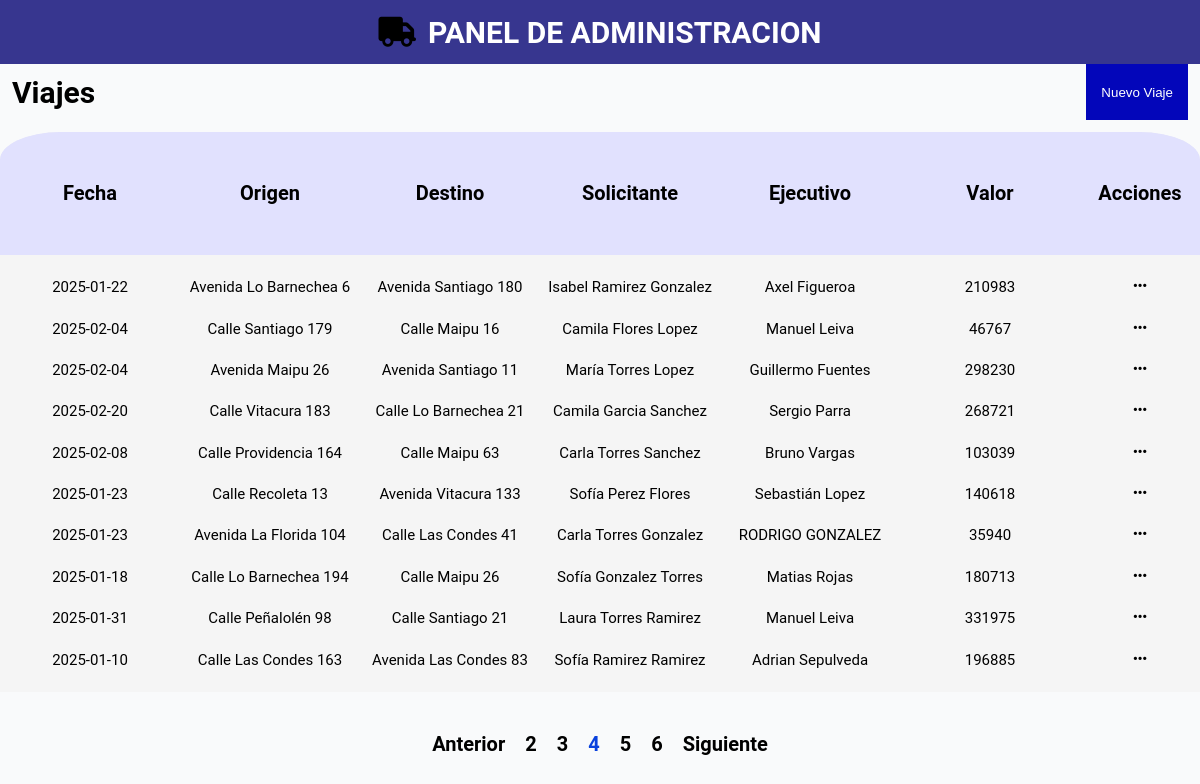
/?page=4, run on the app's committed database.
### tables this page shows
CREATE TABLE `viajes` (
  `id` int(11) NOT NULL,
  `fecha_viaje` date DEFAULT NULL,
  `origen_direccion` varchar(255) DEFAULT NULL,
  `origen_comuna` varchar(100) DEFAULT NULL,
  `origen_contacto` varchar(20) DEFAULT NULL,
  `destino_direccion` varchar(255) DEFAULT NULL,
  `destino_comuna` varchar(100) DEFAULT NULL,
  `destino_contacto` varchar(20) DEFAULT NULL,
  `usuario_ejecutivo` varchar(100) DEFAULT NULL,
  `usuario_solicitante` varchar(100) DEFAULT NULL,
  `valor` int(11) DEFAULT NULL
);

### src/models/db.php (called while the page is built)
<?php
    class DB{
        private static $host = "db";
        private static $username = "usuario";
        private static $password = "usuario_password";
        private static $database = "transportes";
        private static $conn = null;
        public static function connect() {
            if (!isset(self::$conn)) {
                try {
                    self::$conn = new PDO("mysql:host=" . self::$host . ";dbname=" . self::$database, self::$username, self::$password);
                    self::$conn->setAttribute(PDO::ATTR_ERRMODE, PDO::ERRMODE_EXCEPTION);
                } catch (PDOException $e) {
                    die("Error en la conexión: " . $e->getMessage());
                }
            }
            return self::$conn;
        }
    }
?>

### src/controllers/homeController.php (called while the page is built, shortened)
<?php
    require_once 'src/models/travel.php';
    $travel = new Travel();
    $allTravels = $travel->getAll();
    $limit = 10;
    $page = isset($_GET['page']) ? (int)$_GET['page'] : 1;
    $offset = ($page -1) * $limit;
    $totalTravels = count($allTravels);
    $totalPages = ceil($totalTravels / $limit);
    $currentTravels = array_slice($allTravels, $offset, $limit);
    $range = 5;
    $startPage = max(1, $page - floor($range / 2));
    $endPage = min($totalPages, $startPage + $range - 1);
?>

### src/models/travel.php (called while the page is built, shortened)
<?php
    require_once 'db.php';
    class Travel {private $db; private $id; private $origin; private $destination;
        public function __construct() {
            $this->db = db::connect();
        }
        public function getAll() {
            try{
                $sql = 'SELECT * FROM viajes';
                $query = $this->db->prepare($sql);
                $query->execute();
                return $query->fetchAll(PDO::FETCH_ASSOC);
            }  catch(PDOException $e){
                return false;
            }
        }
    }
?>

### src/views/home.php (the view, shortened to what this page needs)
<!DOCTYPE html>
<html lang="en">
<head>
    <link rel="stylesheet" href="https://cdnjs.cloudflare.com/ajax/libs/font-awesome/6.7.2/css/all.min.css" />
    <link rel="stylesheet" href="./assets/css/home.css">
</head>
<body>
    <div class="navbar" id="navbar">
        <i class="fa-solid fa-truck" style="font-size: 30px; text-align: center;"></i>
        <h1>PANEL DE ADMINISTRACION</h1>
    </div>
    <div class="container" id="container">
        <div class="top-container">
            <h3>Viajes</h3>
            <button class="btn-travel" onclick="window.location.href='?route=newTravel'">Nuevo Viaje</button>
        </div>
        <div class="tableTravel">
            <div class="statements">
                <li>Fecha</li>
                <li>Origen</li>
                <li>Destino</li>
                <li>Solicitante</li>
                <li>Ejecutivo</li>
                <li>Valor</li>
                <li>Acciones</li>
            </div>
            <div class="travelData">
            <?php
                require_once 'src/controllers/homeController.php';
                if ($allTravels) {
                    foreach($currentTravels as $travel) {
                        echo "<div class='row'>";
                        echo "<div class='dataDate'>" . $travel['fecha_viaje'] . "</div>";
                        echo "<div class='dataAdress'>" . $travel['origen_direccion'] . "</div>";
                        echo "<div class='dataDestination'>" . $travel['destino_direccion'] . "</div>";
                        echo "<div class='dataRequester'>" . $travel['usuario_solicitante'] . "</div>";
                        echo "<div class='dataExecutive'>" . $travel['usuario_ejecutivo'] . "</div>";
                        echo "<div class='dataValue'>" . $travel['valor'] . "</div>";
                        echo "<i class='fa-solid fa-ellipsis' data-id='" . $travel['id'] . "' onclick='toggleMenu(event)'></i>";
                        echo "</div>";
                    }
                } else {
                    echo "<div>No hay viajes todavía</div>";
                }
            ?>
            </div>
        </div>
        <div class="pagination">
            <?php
                if ($page > 1) {
                    echo "<a href='?page=" . ($page - 1) . "'>Anterior</a>";
                }
                for ($i = $startPage; $i <= $endPage; $i++) {
                    if ($i == $page) {
                        echo "<span>$i</span>";
                    } else {
                        echo "<a href='?page=$i'>$i</a>";
                    }
                }
                if ($page < $totalPages) {
                    echo "<a href='?page=" . ($page + 1) . "'>Siguiente</a>";
                }
            ?>
        </div>
    </div>
</body>
</html>

### public/assets/css/home.css (style rules this page uses)
body { margin: 0; padding: 0; box-sizing: border-box; font-family: 'Roboto', sans-serif; }
.navbar { width: 100vw; height: 8vh; background-color: rgb(55, 54, 143); display: flex; text-align: center; justify-content: center; align-items: center; }
.navbar h1 { color: #ffffff; font-size: 30px; font-weight: 600; margin: 0; padding: 0; padding-left: 1%; }
.container { width: 100vw; height: 90vh; background-color: #F9FAFB; display: flex; flex-direction: column; }
.top-container { height: 7vh; display: flex; flex-direction: row; align-items: center; justify-content: space-between; padding: 0% 1%; }
.top-container h3 { font-size: 30px; color: #000; font-weight: 600; margin: 0; padding: 0; }
.btn-travel { height: 100%; color: #ffffff; background-color: #0306BA; border: none; padding: 15px; }
.tableTravel { width: 100%; background-color: #F3F4F6; display: grid; grid-template-columns: repeat(7, 1fr); grid-column-gap: 0px; grid-row-gap: 0px; overflow-y: auto; min-height: 70vh; margin: auto; border-radius: 5% 5% 0% 0%; }
.pagination { min-height: 10vh; width: 100%; display: flex; flex-direction: row; justify-content: center; align-items: center; }
.pagination a { text-decoration: none; color: #000; font-size: 20px; font-weight: 600; margin: 0 10px; }
.pagination span { text-decoration: none; color: #0941dd; font-size: 20px; font-weight: 600; margin: 0 10px; }
.statements { background-color: #e1e1fe; grid-area: 1 / 1 / 2 / 8; display: grid; grid-template-columns: 15% 15% 15% 15% 15% 15% 10%; color: #000; align-items: center; min-height: 10vh; }
.statements li { list-style: none; display: inline; font-size: 20px; font-weight: 600; text-align: center; }
.travelData { background-color: #f5f5f5; grid-area: 2 / 1 / 8 / 8; display: flex; flex-direction: column; justify-content: space-evenly; font-size: 15px; }
.row { display: grid; grid-template-columns: 15% 15% 15% 15% 15% 15% 10%; text-align: center; }
.row { position: relative; }

### data on the page
viajes: fecha_viaje "2025-01-22", origen_direccion "Avenida Lo Barnechea 6", destino_direccion "Avenida Santiago 180", usuario_solicitante "Isabel Ramirez Gonzalez", usuario_ejecutivo "Axel Figueroa", valor "210983"
viajes: fecha_viaje "2025-02-04", origen_direccion "Calle Santiago 179", destino_direccion "Calle Maipu 16", usuario_solicitante "Camila Flores Lopez", usuario_ejecutivo "Manuel Leiva", valor "46767"
viajes: fecha_viaje "2025-02-04", origen_direccion "Avenida Maipu 26", destino_direccion "Avenida Santiago 11", usuario_solicitante "María Torres Lopez", usuario_ejecutivo "Guillermo Fuentes", valor "298230"
viajes: fecha_viaje "2025-02-20", origen_direccion "Calle Vitacura 183", destino_direccion "Calle Lo Barnechea 21", usuario_solicitante "Camila Garcia Sanchez", usuario_ejecutivo "Sergio Parra", valor "268721"
viajes: fecha_viaje "2025-02-08", origen_direccion "Calle Providencia 164", destino_direccion "Calle Maipu 63", usuario_solicitante "Carla Torres Sanchez", usuario_ejecutivo "Bruno Vargas", valor "103039"
viajes: fecha_viaje "2025-01-23", origen_direccion "Calle Recoleta 13", destino_direccion "Avenida Vitacura 133", usuario_solicitante "Sofía Perez Flores", usuario_ejecutivo "Sebastián Lopez", valor "140618"
viajes: fecha_viaje "2025-01-23", origen_direccion "Avenida La Florida 104", destino_direccion "Calle Las Condes 41", usuario_solicitante "Carla Torres Gonzalez", usuario_ejecutivo "RODRIGO GONZALEZ", valor "35940"
viajes: fecha_viaje "2025-01-18", origen_direccion "Calle Lo Barnechea 194", destino_direccion "Calle Maipu 26", usuario_solicitante "Sofía Gonzalez Torres", usuario_ejecutivo "Matias Rojas", valor "180713"
viajes: fecha_viaje "2025-01-31", origen_direccion "Calle Peñalolén 98", destino_direccion "Calle Santiago 21", usuario_solicitante "Laura Torres Ramirez", usuario_ejecutivo "Manuel Leiva", valor "331975"
viajes: fecha_viaje "2025-01-10", origen_direccion "Calle Las Condes 163", destino_direccion "Avenida Las Condes 83", usuario_solicitante "Sofía Ramirez Ramirez", usuario_ejecutivo "Adrian Sepulveda", valor "196885"
